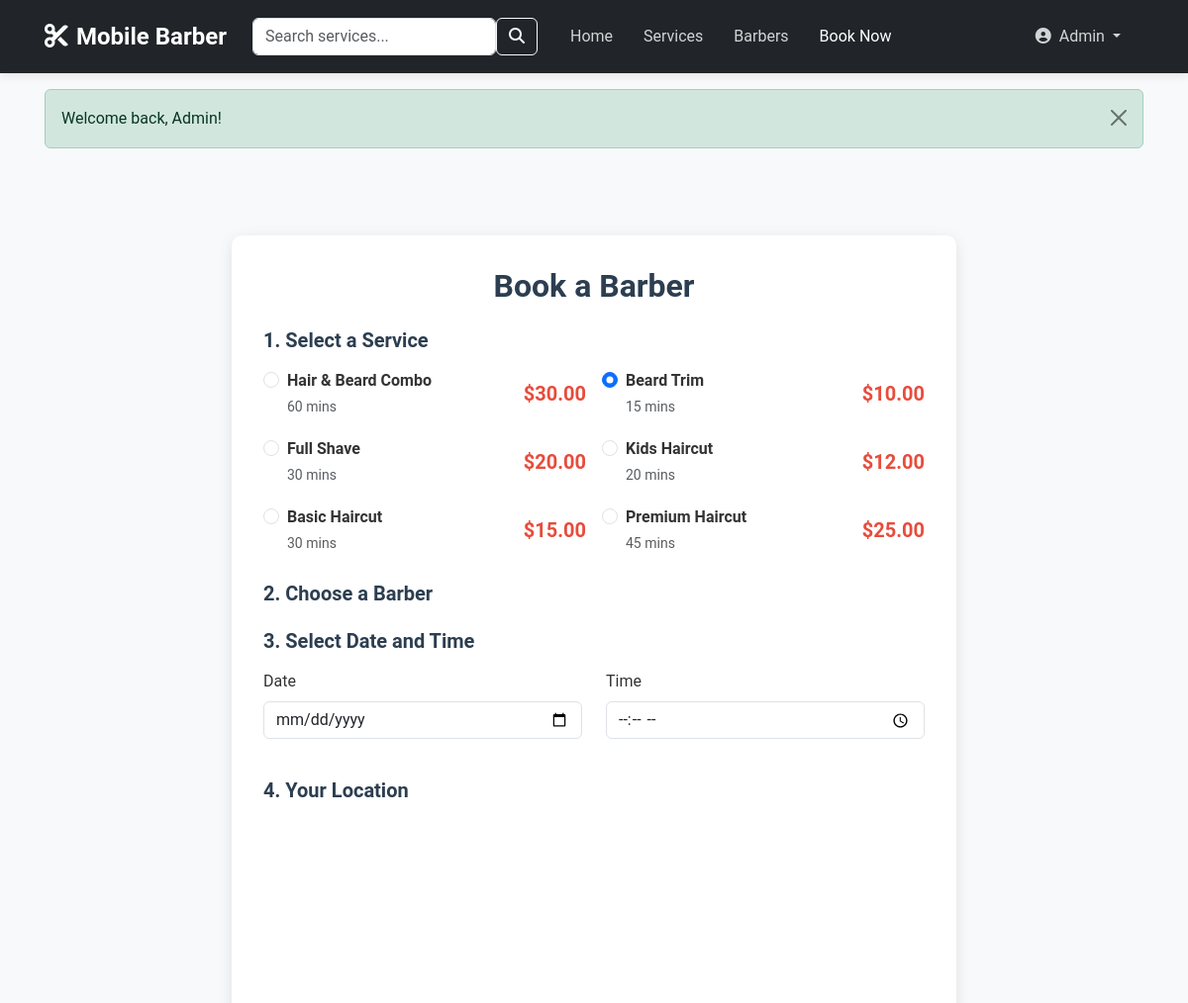
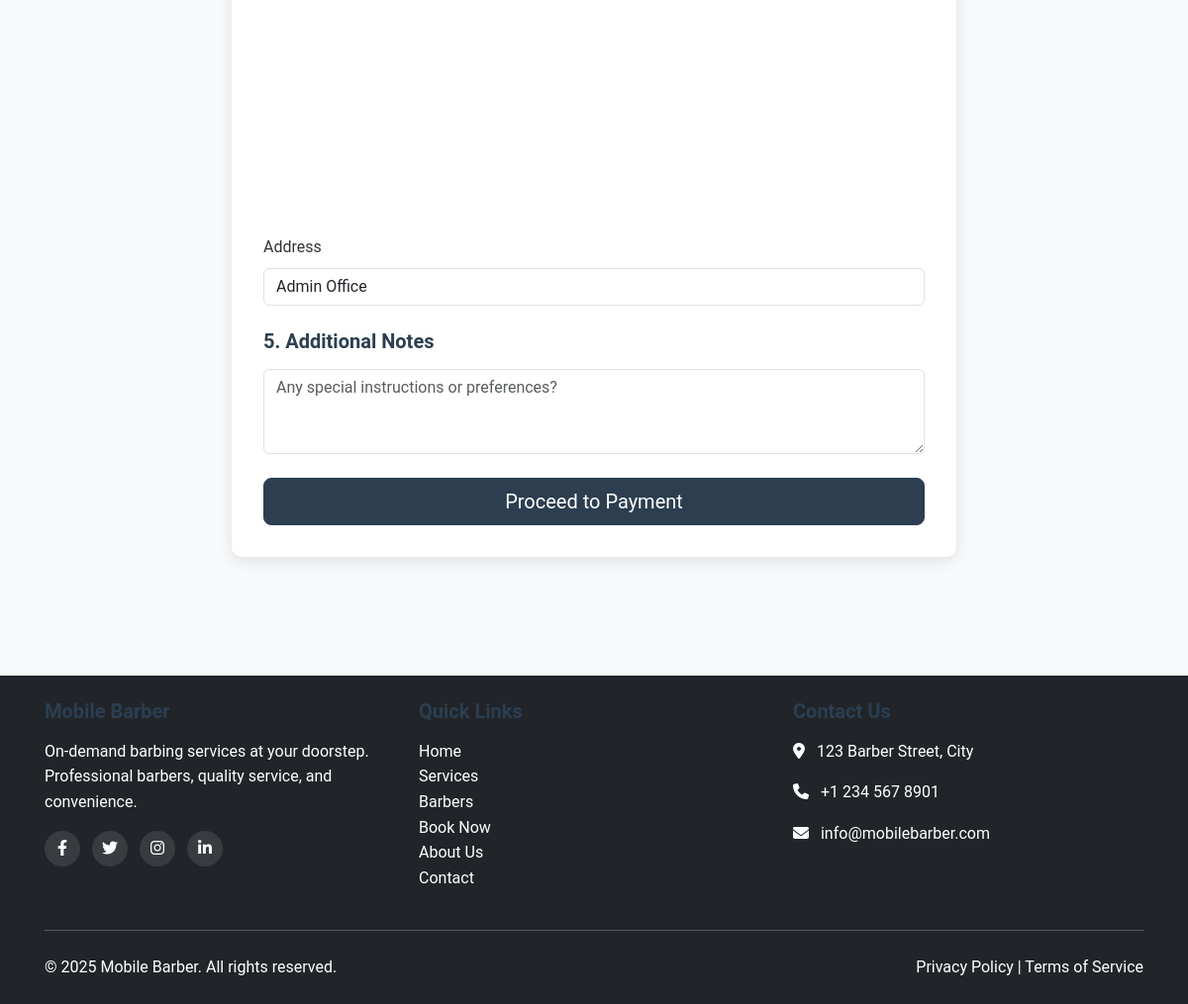
/index.php?page=booking&service=3 (signed in), run on the app's committed database (2 pictures, top to bottom).
### tables this page shows
CREATE TABLE users (
    id INT AUTO_INCREMENT PRIMARY KEY,
    username VARCHAR(50) NOT NULL UNIQUE,
    email VARCHAR(100) NOT NULL UNIQUE,
    password VARCHAR(255) NOT NULL,
    first_name VARCHAR(50) NOT NULL,
    last_name VARCHAR(50) NOT NULL,
    phone VARCHAR(20) NOT NULL,
    address TEXT,
    profile_image VARCHAR(255) DEFAULT 'default.jpg',
    created_at TIMESTAMP DEFAULT CURRENT_TIMESTAMP,
    updated_at TIMESTAMP DEFAULT CURRENT_TIMESTAMP ON UPDATE CURRENT_TIMESTAMP,
    status ENUM('active', 'inactive', 'suspended') DEFAULT 'active'
);

CREATE TABLE services (
    id INT AUTO_INCREMENT PRIMARY KEY,
    name VARCHAR(100) NOT NULL,
    description TEXT,
    price DECIMAL(10,2) NOT NULL,
    duration INT NOT NULL,  
    image VARCHAR(255),
    category VARCHAR(50) NOT NULL,
    status ENUM('active', 'inactive') DEFAULT 'active',
    created_at TIMESTAMP DEFAULT CURRENT_TIMESTAMP
);

### includes/functions.php (called while the page is built, shortened)
<?php
function get_user($user_id) {
    $sql = "SELECT * FROM users WHERE id = ?";
    $stmt = db_query($sql, [$user_id]);
    $result = $stmt->get_result();
    if ($result->num_rows > 0) {
        return $result->fetch_assoc();
    }
    return false;
}
function get_services() {
    $sql = "SELECT * FROM services WHERE status = 'active' ORDER BY category, price";
    $stmt = db_query($sql);
    $services = [];
    $result = $stmt->get_result();
    while ($row = $result->fetch_assoc()) {
        $services[] = $row;
    }
    return $services;
}
function format_price($price) {
    return '$' . number_format($price, 2);
}
function get_flash_message() {
    if (isset($_SESSION['flash_message'])) {
        $flash = $_SESSION['flash_message'];
        return $flash;
    }
    return null;
}
?>

### config/database.php (called while the page is built, shortened)
<?php
try {
    $conn = new mysqli(DB_HOST, DB_USER, DB_PASS, DB_NAME);
    $conn->set_charset("utf8mb4");
} catch (Exception $e) {
    $temp_conn = new mysqli(DB_HOST, DB_USER, DB_PASS);
    if (!$temp_conn->connect_error) {
        $temp_conn->query("CREATE DATABASE IF NOT EXISTS " . DB_NAME . " CHARACTER SET utf8mb4 COLLATE utf8mb4_unicode_ci");
        $temp_conn->close();
        $conn = new mysqli(DB_HOST, DB_USER, DB_PASS, DB_NAME);
        if ($conn->connect_error) {
            die("Database connection failed: " . $conn->connect_error);
        }
        $conn->set_charset("utf8mb4");
    } else {
        die("Server connection failed: " . $temp_conn->connect_error);
    }
}
function db_query($sql, $params = []) {
    global $conn;
    $stmt = $conn->prepare($sql);
    if (!empty($params)) {
        $types = '';
        $bindParams = [];
        foreach ($params as $param) {
            if (is_int($param)) {
                $types .= 'i';
            } elseif (is_float($param)) {
                $types .= 'd';
            } elseif (is_string($param)) {
                $types .= 's';
            } else {
                $types .= 'b';
            }
            $bindParams[] = $param;
        }
        array_unshift($bindParams, $types);
        $bindParamsRefs = [];
        foreach ($bindParams as $key => $value) {
            $bindParamsRefs[$key] = &$bindParams[$key];
        }
        call_user_func_array([$stmt, 'bind_param'], $bindParamsRefs);
    }
    $stmt->execute();
    return $stmt;
}
?>

### includes/pages/booking.php (the view, shortened to what this page needs)
<?php
$user_id = $_SESSION['user_id'];
$user = get_user($user_id);
$services = get_services();
$selected_service = isset($_GET['service']) ? intval($_GET['service']) : '';
?>
<div class="container py-5">
    <div class="row">
        <div class="col-lg-8 mx-auto">
            <div class="booking-form">
                <h2 class="text-center mb-4">Book a Barber</h2>
                <form method="POST" action="" class="needs-validation" novalidate>
                    <div class="mb-4">
                        <h5>1. Select a Service</h5>
                        <div class="row g-3">
                            <?php foreach ($services as $service): ?>
                                <div class="col-md-6">
                                    <div class="form-check custom-radio">
                                        <input class="form-check-input" type="radio" name="service_id" id="service_<?php echo $service['id']; ?>" value="<?php echo $service['id']; ?>" <?php echo ($selected_service == $service['id']) ? 'checked' : ''; ?> required>
                                        <label class="form-check-label d-flex justify-content-between align-items-center" for="service_<?php echo $service['id']; ?>">
                                            <span>
                                                <strong><?php echo htmlspecialchars($service['name']); ?></strong>
                                                <br>
                                                <small class="text-muted"><?php echo htmlspecialchars($service['duration']); ?> mins</small>
                                            </span>
                                            <span class="service-price"><?php echo format_price($service['price']); ?></span>
                                        </label>
                                    </div>
                                </div>
                            <?php endforeach; ?>
                        </div>
                    </div>
                    <div class="mb-4">
                        <h5>2. Choose a Barber</h5>
                    </div>
                    <div class="mb-4">
                        <h5>3. Select Date and Time</h5>
                        <div class="row">
                            <div class="col-md-6 mb-3">
                                <label for="booking_date" class="form-label">Date</label>
                                <input type="date" class="form-control" id="booking_date" name="booking_date" min="<?php echo date('Y-m-d'); ?>" required>
                            </div>
                            <div class="col-md-6 mb-3">
                                <label for="booking_time" class="form-label">Time</label>
                                <input type="time" class="form-control" id="booking_time" name="booking_time" required>
                            </div>
                        </div>
                    </div>
                    <div class="mb-4">
                        <h5>4. Your Location</h5>
                        <div class="map-container" id="map"></div>
                        <div class="mb-3">
                            <label for="address" class="form-label">Address</label>
                            <input type="text" class="form-control" id="address" name="address" value="<?php echo htmlspecialchars($user['address'] ?? ''); ?>" required>
                        </div>
                    </div>
                    <div class="mb-4">
                        <h5>5. Additional Notes</h5>
                        <textarea class="form-control" id="notes" name="notes" rows="3" placeholder="Any special instructions or preferences?"></textarea>
                    </div>
                    <div class="d-grid gap-2">
                        <button type="submit" class="btn btn-primary btn-lg">Proceed to Payment</button>
                    </div>
                </form>
            </div>
        </div>
    </div>
</div>

### includes/header.php (shortened to what this page needs)
<!DOCTYPE html>
<html lang="en">
<head>
    <link href="https://cdn.jsdelivr.net/npm/bootstrap@5.3.0/dist/css/bootstrap.min.css" rel="stylesheet">
    <link rel="stylesheet" href="https://cdnjs.cloudflare.com/ajax/libs/font-awesome/6.4.0/css/all.min.css">
    <link rel="stylesheet" href="assets/css/style.css">
    <link rel="stylesheet" href="assets/css/responsive-override.css">
</head>
<body>
    <header class="sticky-top">
        <nav class="navbar navbar-expand-lg navbar-dark bg-dark">
            <div class="container">
                <a class="navbar-brand" href="index.php">
                    <i class="fas fa-cut me-2"></i>Mobile Barber
                </a>
                <div class="mobile-search-container" id="mobileSearchContainer">
                    <form action="index.php" method="get" class="d-flex">
                        <input class="form-control" type="search" name="search" placeholder="Search services..." aria-label="Search">
                        <button class="btn btn-outline-light" type="submit"><i class="fas fa-search"></i></button>
                    </form>
                </div>
                <div class="collapse navbar-collapse" id="navbarNav">
                    <ul class="navbar-nav me-auto">
                        <li class="nav-item">
                            <a class="nav-link <?php echo ($page == 'home') ? 'active' : ''; ?>" href="index.php">Home</a>
                        </li>
                        <li class="nav-item">
                            <a class="nav-link <?php echo ($page == 'services') ? 'active' : ''; ?>" href="index.php?page=services">Services</a>
                        </li>
                        <li class="nav-item">
                            <a class="nav-link <?php echo ($page == 'barbers') ? 'active' : ''; ?>" href="index.php?page=barbers">Barbers</a>
                        </li>
                        <li class="nav-item">
                            <a class="nav-link <?php echo ($page == 'booking') ? 'active' : ''; ?>" href="index.php?page=booking">Book Now</a>
                        </li>
                    </ul>
                    <ul class="navbar-nav">
                        <?php if (isset($_SESSION['user_id'])): ?>
                            <li class="nav-item dropdown">
                                <a class="nav-link dropdown-toggle" href="#" id="navbarDropdown" role="button" data-bs-toggle="dropdown" aria-expanded="false">
                                    <i class="fas fa-user-circle me-1"></i>
                                    <?php
                                    $user = get_user($_SESSION['user_id']);
                                    echo htmlspecialchars($user['first_name']);
                                    ?>
                                </a>
                            </li>
                        <?php endif; ?>
                    </ul>
                </div>
            </div>
        </nav>
    </header>
    <?php $flash = get_flash_message(); ?>
    <?php if ($flash): ?>
        <div class="container mt-3">
            <div class="alert alert-<?php echo $flash['type']; ?> alert-dismissible fade show" role="alert">
                <?php echo $flash['message']; ?>
                <button type="button" class="btn-close" data-bs-dismiss="alert" aria-label="Close"></button>
            </div>
        </div>
    <?php endif; ?>
    <main class="py-4">

### assets/css/style.css (style rules this page uses)
:root { --primary-color: #2c3e50; --secondary-color: #e74c3c; --accent-color: #3498db; --light-color: #ecf0f1; --dark-color: #2c3e50; --success-color: #2ecc71; --warning-color: #f39c12; --danger-color: #e74c3c; --gray-color: #95a5a6; --text-color: #333; --body-bg: #f8f9fa; }
body { font-family: 'Roboto', sans-serif; color: var(--text-color); background-color: var(--body-bg); line-height: 1.6; }
h1, h2, h3, h4, h5, h6 { font-weight: 700; margin-bottom: 1rem; color: var(--dark-color); }
a { color: var(--accent-color); text-decoration: none; transition: all 0.3s ease; }
.btn-primary { background-color: var(--primary-color); border-color: var(--primary-color); }
.navbar { box-shadow: 0 2px 10px rgba(0, 0, 0, 0.1); }
.navbar-brand { font-weight: 700; font-size: 1.5rem; }
.navbar-dark .navbar-nav .nav-link { color: rgba(255, 255, 255, 0.8); }
.navbar-dark .navbar-nav .nav-link:hover, .navbar-dark .navbar-nav .nav-link.active { color: #fff; }
.service-price { font-weight: 700; color: var(--secondary-color); font-size: 1.25rem; }
.booking-form { background-color: white; border-radius: 10px; box-shadow: 0 4px 15px rgba(0, 0, 0, 0.1); padding: 2rem; }
.map-container { height: 400px; border-radius: 10px; overflow: hidden; margin-bottom: 1.5rem; }

### assets/css/responsive-override.css (style rules this page uses)
.container { width: 100%; max-width: 1140px; padding-right: 15px; padding-left: 15px; margin-right: auto; margin-left: auto; }
.navbar-collapse { display: flex !important; flex-basis: auto !important; }
.navbar-nav { flex-direction: row !important; }
.navbar-nav .nav-item { margin-right: 15px; }
.mobile-search-container { display: flex !important; position: relative; padding: 10px; background-color: transparent; z-index: 1000; margin-right: 15px; }

### data on the page
users: first_name "Admin", address "Admin Office"
services: service_id "☐ Hair & Beard Combo 60 mins $30", name "Hair & Beard Combo", duration "60", price "$30.00"
services: service_id "☑ Beard Trim 15 mins $10.00", name "Beard Trim", duration "15", price "$10.00"
services: service_id "☐ Full Shave 30 mins $20.00", name "Full Shave", duration "30", price "$20.00"
services: service_id "☐ Kids Haircut 20 mins $12.00", name "Kids Haircut", duration "20", price "$12.00"
services: service_id "☐ Basic Haircut 30 mins $15.00", name "Basic Haircut", duration "30", price "$15.00"
services: service_id "☐ Premium Haircut 45 mins $25.00", name "Premium Haircut", duration "45", price "$25.00"

### other printed values
$flash['message'] "Welcome back, Admin!"
